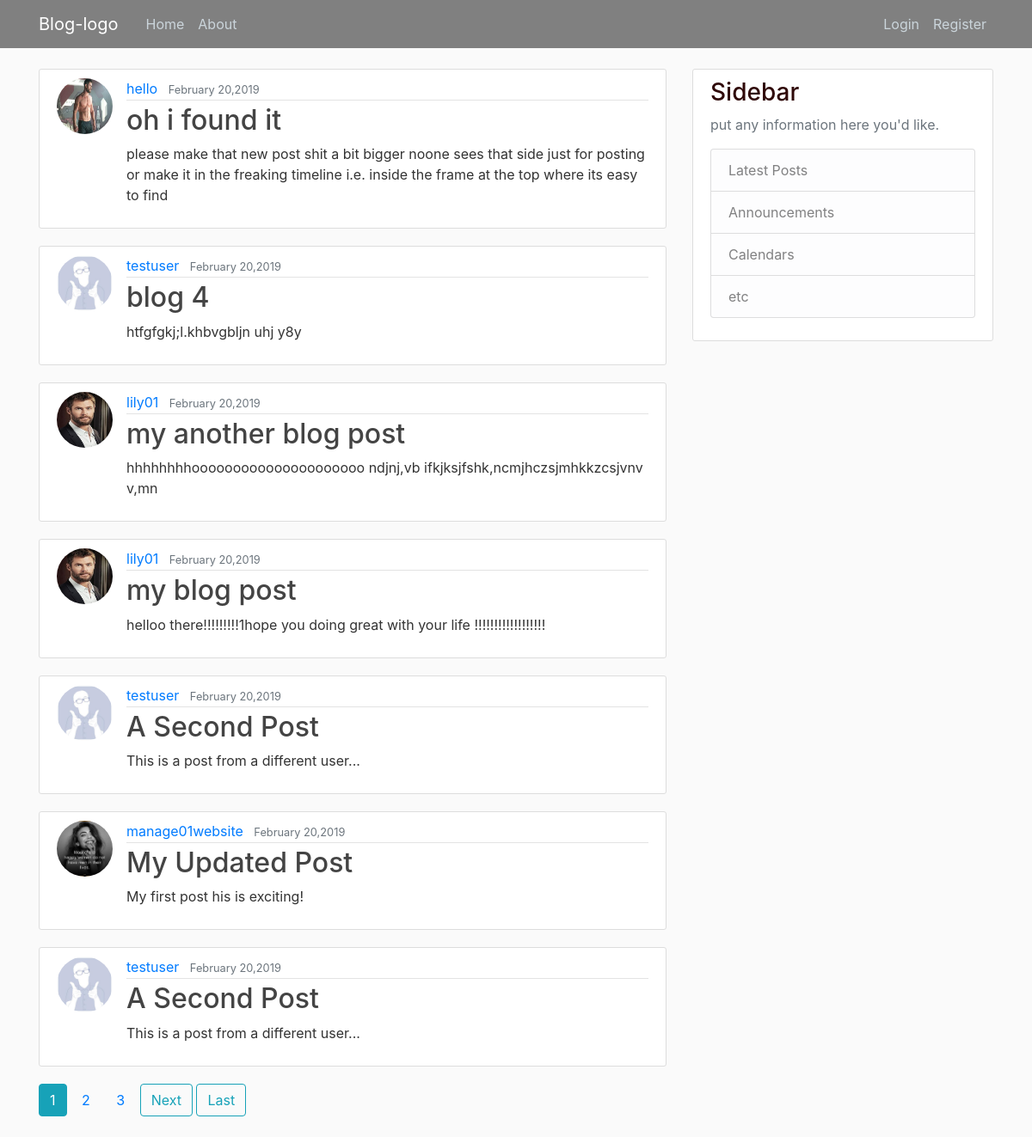
The page / on the database its author committed.
### blog/models.py (models this page shows, shortened)
class Post(models.Model):
    title = models.CharField(max_length=100)
    content = models.TextField()
    date_posted = models.DateTimeField(default=timezone.now)
    author = models.ForeignKey(User,on_delete=models.CASCADE)

### users/models.py (models this page shows, shortened)
class Profile(models.Model):
    user = models.OneToOneField(User,on_delete=models.CASCADE)
    image = models.ImageField(default = 'default.jpg', upload_to='profile_pics')

### blog/views.py (the view)
# urls.py: path('', PostListView.as_view(), name='blog-home'),
class PostListView(ListView):
    model = Post
    template_name = 'blog/home.html'#<app>/<model>_<viewtype>.html#blog/post_list.html
    context_object_name = 'posts'
    ordering = ['-date_posted']
    paginate_by = 7

### blog/templates/blog/home.html (shortened to what this page needs)
{% extends "blog/base.html" %}
    {% block content %}
        {% for post in posts %}
            <article class="media content-section">
              <img class="rounded-circle article-img" src="{{ post.author.profile.image.url }}">
                <div class="media-body">
                  <div class="article-metadata">
                    <a class="mr-2" href="{% url 'user-posts' post.author.username %}">{{ post.author }}</a>
                    <small class="text-muted">{{ post.date_posted|date:"F d,Y"}}</small>
                  </div>
                  <h2><a class="article-title" href="{% url 'post-detail' post.id %}">{{ post.title }}</a></h2>
                  <p class="article-content">{{ post.content }}</p>
                </div>
            </article>
          {% endfor %}
          {% if is_paginated %}
            {% for num in page_obj.paginator.page_range %}
              {% if page_obj.number == num  %}
                <a class="btn btn-info mb-4" href="?page={{ num }}">{{ num }}</a>
              {% elif num > page_obj.number|add:'-3' and num < page_obj.number|add:'3' %}
                <a class="btn btn-solid-info mb-4" href="?page={{ num }}">{{ num }}</a>
              {% endif %}
            {% endfor %}
            {% if page_obj.has_next %}
              <a class="btn btn-outline-info mb-4" href="?page={{page_obj.next_page_number  }}">Next</a>
              <a class="btn btn-outline-info mb-4" href="?page={{ page_obj.paginator.num_pages }}">Last</a>
            {% endif %}
          {% endif %}
    {% endblock content %}

### blog/templates/blog/base.html (shortened to what this page needs)
{% load static %}
<!DOCTYPE html>
<html>
    <head>
    <link rel="stylesheet" href="https://maxcdn.bootstrapcdn.com/bootstrap/4.0.0/css/bootstrap.min.css">
    <link rel="stylesheet" type="text/css" href="{% static 'blog/main.css' %}">
    </head>
    <body>
        <header class="site-header">
             <nav class="navbar navbar-expand-md navbar-dark bg-steel fixed-top"style="background-color:gray">
                <div class="container">
                    <a class="navbar-brand mr-4" href="{% url 'blog-home' %}">Blog-logo</a>
                    <div class="collapse navbar-collapse" id="navbarToggle">
                        <div class="navbar-nav mr-auto">
                        <a class="nav-item nav-link" href="{% url 'blog-home' %}">Home</a>
                        <a class="nav-item nav-link" href="{% url 'blog-about' %}">About</a>
                        </div>
                        <div class="navbar-nav">
                            {% if user.is_authenticated %}
                                <a class="nav-item nav-link" href="{% url 'post-create' %}">New Post</a>
                                <a class="nav-item nav-link" href="{% url 'profile' %}">Profile</a>
                                <a class="nav-item nav-link" href="{% url 'logout' %}">Logout</a>
                            {% else %}
                                <a class="nav-item nav-link" href="{% url 'login' %}">Login</a>
                                <a class="nav-item nav-link" href="{% url 'register' %}">Register</a>
                            {% endif %}
                        </div>
                    </div>
                </div>
            </nav>
        </header>
        <main role="main" class="container">
            <div class="row">
                <div class="col-md-8">
                {% block content %}{% endblock %}
                </div>
                <div class="col-md-4">
                <div class="content-section ">
                    <h3>Sidebar</h3>
                    <p class='text-muted'> put any information here you'd like.
                    <ul class="list-group">
                        <li class="list-group-item list-group-item-light">Latest Posts</li>
                        <li class="list-group-item list-group-item-light">Announcements</li>
                        <li class="list-group-item list-group-item-light">Calendars</li>
                        <li class="list-group-item list-group-item-light">etc</li>
                    </ul>
                    </p>
                </div>
                </div>
            </div>
        </main>
    </body>
</html>

### blog/static/blog/main.css (style rules this page uses)
body { background: #fafafa; color: #333333; margin-top: 5rem; }
h1, h2, h3, h4, h5, h6 { color: #2f0808; }
ul { margin: 0; }
.bg-steel { background-color: #485b61; }
.site-header .navbar-nav .nav-link { color: #cbd5db; }
.content-section { background: #ffffff; padding: 10px 20px; border: 1px solid #dddddd; border-radius: 3px; margin-bottom: 20px; }
.article-title { color: #444444; }
.article-content { white-space: pre-line; }
.article-img { height: 65px; width: 65px; margin-right: 16px; }
.article-metadata { padding-bottom: 1px; margin-bottom: 4px; border-bottom: 1px solid #e3e3e3 }

### rows shown on the page
Post: author.profile.image (picture), author "hello", date_posted "February 20,2019", title "oh i found it", content "please make that new post shit a bit bigger noone sees that side just for posting or make it in the freaking timeline i.e. inside the frame at the top where its easy to find"
Post: author.profile.image (placeholder picture), author "testuser", date_posted "February 20,2019", title "blog 4", content "htfgfgkj;l.khbvgbljn uhj y8y"
Post: author.profile.image (picture), author "lily01", date_posted "February 20,2019", title "my another blog post", content "hhhhhhhhooooooooooooooooooooo ndjnj,vb ifkjksjfshk,ncmjhczsjmhkkzcsjvnv v,mn"
Post: author.profile.image (picture), author "lily01", date_posted "February 20,2019", title "my blog post", content "helloo there!!!!!!!!!1hope you doing great with your life !!!!!!!!!!!!!!!!!!"
Post: author.profile.image (placeholder picture), author "testuser", date_posted "February 20,2019", title "A Second Post", content "This is a post from a different user..."
Post: author.profile.image (picture), author "manage01website", date_posted "February 20,2019", title "My Updated Post", content "My first post his is exciting!"
Post: author.profile.image (placeholder picture), author "testuser", date_posted "February 20,2019", title "A Second Post", content "This is a post from a different user..."

### other values the page prints
{{ num }} "1"
{{ num }} "2" "3"
